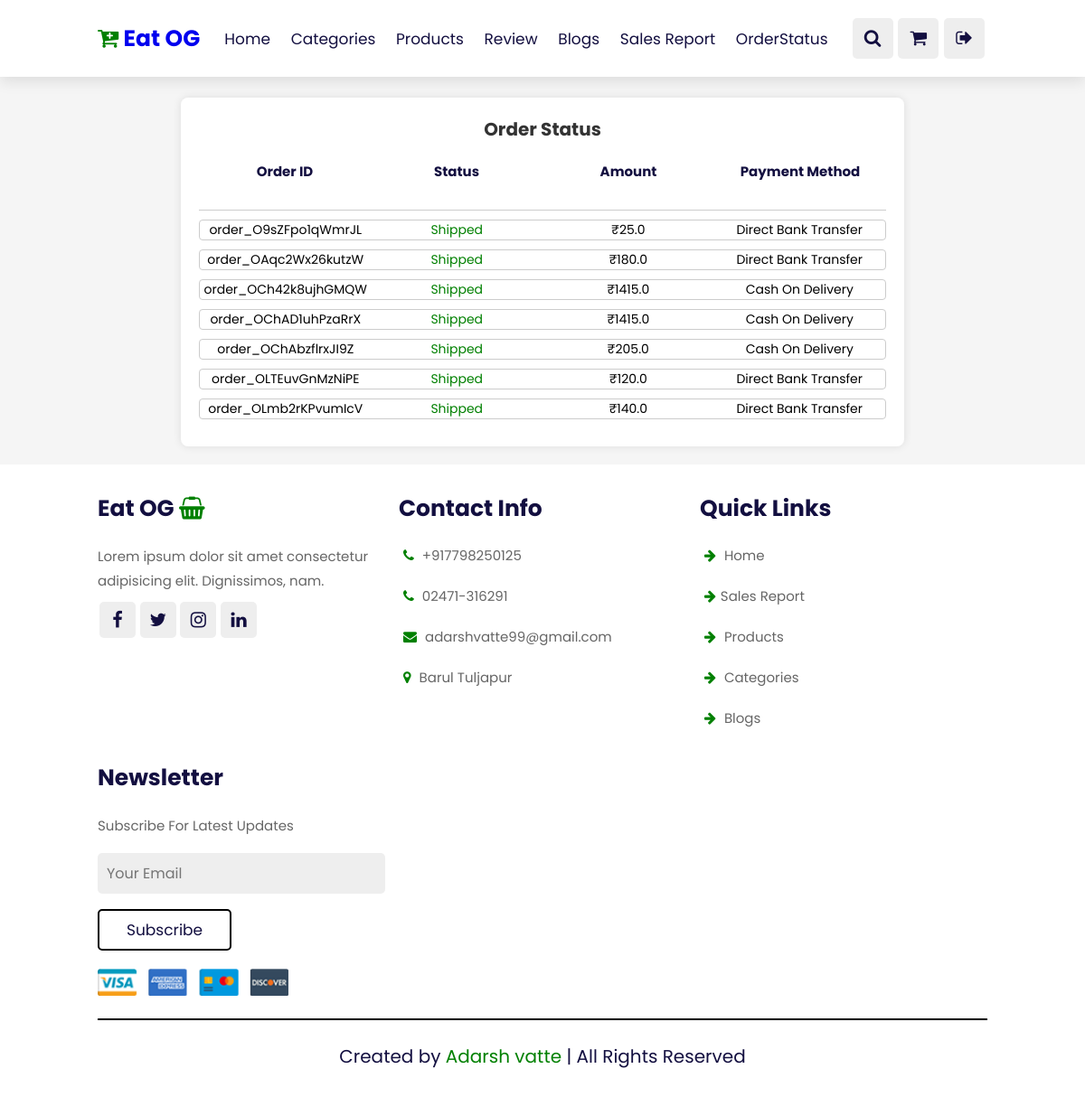
Screenshot of /orderStatus/ (signed in) with the database file from the repository.
### store/models.py (models this page shows, shortened)
class Order(models.Model):
    user = models.ForeignKey(User, on_delete=models.CASCADE)
    first_name = models.CharField(max_length=100)
    last_name = models.CharField(max_length=100)
    phone = models.IntegerField()
    email = models.EmailField(max_length=50)
    country = models.CharField(max_length=100)
    address = models.TextField()
    state =  models.CharField(max_length=100)
    city =  models.CharField(max_length=100)
    zipcode = models.IntegerField()
    total_amount = models.CharField(max_length=100)
    payment_method = models.CharField(max_length=100)
    date = models.DateField(auto_now_add=True)
    payment_id = models.CharField(max_length=50, null=True, blank=True)
    paid = models.BooleanField(default=0, null=True, blank=True)

### eatog/views.py (the view)
# urls.py: path('orderStatus/', views.order_status, name="orderStatus"),
def order_status(request):
    user_orders = Order.objects.filter(user=request.user)
    for order in user_orders:
        order_items = OrderItem.objects.filter(order=order)
        order.order_items = order_items
    context = {
        'orders': user_orders
    }
    return render(request, 'order_status.html', context)

### templates/order_status.html (shortened to what this page needs)
{% extends "base.html" %}
{% block content %}
{% load static %}
<br><br><br><br><br><br><br><br>
<div class="container">
    <h1>Order Status</h1>
    <div class="order">
        <div class="order-header">
            <div class="heading">Order ID</div>
            <div class="heading">Status</div>
            <div class="heading">Amount</div>
            <div class="heading">Payment Method</div>
        </div>
        {% for order in orders %}
        <div class="order-item">
            <div class="info">{{ order.payment_id }}</div>
            <div class="info status">Shipped</div>
            <div class="info">{{ order.total_amount }}</div>
            <div class="info">{{ order.payment_method|slice:"7: " }}</div>
        </div>
        {% endfor %}
    </div>
</div>
{% endblock  %}

### static/style.css (style rules this page uses)
:root { --green:green; --black:#130f40; --light-color:#666; --box-shodow: 0 .5rem 1.5rem rgba(0,0,0,.1); --border: .2rem solid rgba(0,0,0.1); --outline: 0.1rem solid rgba(0,0,0.1); }
* { font-family: "Poppins", sans-serif; margin: 0; padding: 0; box-sizing: border-box; outline: none; border: none; text-decoration: none; }
html { font-size: 62.5%; overflow-x: hidden; scroll-behavior: smooth; scroll-padding-top: 7rem; }
body { background: #eee; }
.heading { text-align: center; padding: 2rem 0; padding-bottom: 3rem; font-size: 3.5rem; color: var(--black); }

### templates/order_status.html (style rules this page uses)
body { font-family: Arial, sans-serif; background-color: #f5f5f5; margin: 0; padding: 0; }
.container { max-width: 800px; margin: 20px auto; background-color: #fff; padding: 20px; border-radius: 8px; box-shadow: 0 0 10px rgba(0, 0, 0, 0.1); }
h1 { text-align: center; color: #333; }
.order-header { display: flex; justify-content: space-between; margin-bottom: 10px; font-weight: bold; border-bottom: 1px solid #ccc; padding-bottom: 1px; }
.heading { flex: 1; text-align: center; font-size: 15px; }
.order-item { display: flex; justify-content: space-between; align-items: center; border: 1px solid #ccc; border-radius: 4px; margin-bottom: 10px; font-size: 14px; }
.info { flex: 1; text-align: center; }
.status { color: green; }

### rows the page displays
Order: payment_id "order_O9sZFpo1qWmrJL", total_amount "₹25.0", payment_method "Direct Bank Transfer"
Order: payment_id "order_OAqc2Wx26kutzW", total_amount "₹180.0", payment_method "Direct Bank Transfer"
Order: payment_id "order_OCh42k8ujhGMQW", total_amount "₹1415.0", payment_method "Cash On Delivery"
Order: payment_id "order_OChAD1uhPzaRrX", total_amount "₹1415.0", payment_method "Cash On Delivery"
Order: payment_id "order_OChAbzflrxJI9Z", total_amount "₹205.0", payment_method "Cash On Delivery"
Order: payment_id "order_OLTEuvGnMzNiPE", total_amount "₹120.0", payment_method "Direct Bank Transfer"
Order: payment_id "order_OLmb2rKPvumIcV", total_amount "₹140.0", payment_method "Direct Bank Transfer"
